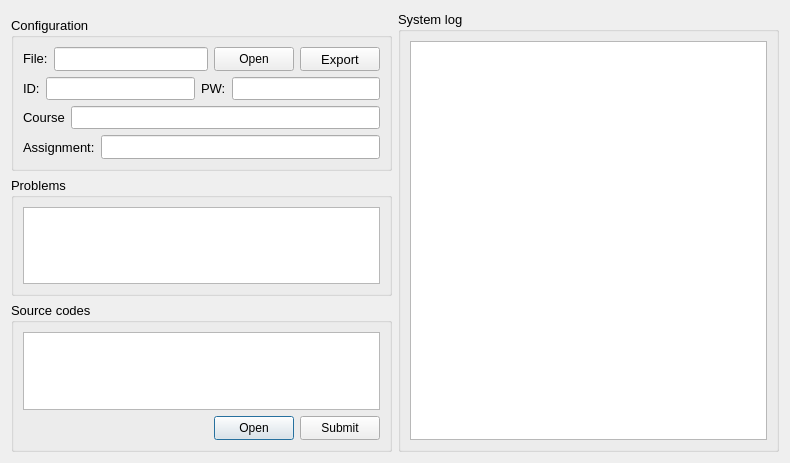
<?xml version="1.0" encoding="UTF-8"?>
<ui version="4.0">
 <class>Dialog</class>
 <widget class="QDialog" name="Dialog">
  <property name="geometry">
   <rect>
    <x>0</x>
    <y>0</y>
    <width>790</width>
    <height>463</height>
   </rect>
  </property>
  <property name="windowTitle">
   <string>Dialog</string>
  </property>
  <layout class="QGridLayout" name="gridLayout">
   <item row="3" column="0">
    <widget class="QGroupBox" name="groupBox_files">
     <property name="sizePolicy">
      <sizepolicy hsizetype="Preferred" vsizetype="Expanding">
       <horstretch>0</horstretch>
       <verstretch>0</verstretch>
      </sizepolicy>
     </property>
     <property name="font">
      <font>
       <family>Tahoma</family>
       <pointsize>10</pointsize>
      </font>
     </property>
     <property name="title">
      <string>Source codes</string>
     </property>
     <layout class="QVBoxLayout" name="verticalLayout_5">
      <item>
       <layout class="QVBoxLayout" name="verticalLayout_2">
        <item>
         <widget class="QTableWidget" name="tableWidget_files">
          <property name="sizePolicy">
           <sizepolicy hsizetype="Minimum" vsizetype="Expanding">
            <horstretch>0</horstretch>
            <verstretch>0</verstretch>
           </sizepolicy>
          </property>
         </widget>
        </item>
        <item>
         <layout class="QGridLayout" name="gridLayout_2">
          <item row="0" column="2">
           <widget class="QPushButton" name="pushButton_openFiles">
            <property name="minimumSize">
             <size>
              <width>0</width>
              <height>24</height>
             </size>
            </property>
            <property name="font">
             <font>
              <family>Tahoma</family>
              <pointsize>9</pointsize>
             </font>
            </property>
            <property name="text">
             <string>Open</string>
            </property>
           </widget>
          </item>
          <item row="0" column="0">
           <spacer name="horizontalSpacer">
            <property name="orientation">
             <enum>Qt::Horizontal</enum>
            </property>
            <property name="sizeType">
             <enum>QSizePolicy::Expanding</enum>
            </property>
            <property name="sizeHint" stdset="0">
             <size>
              <width>20</width>
              <height>20</height>
             </size>
            </property>
           </spacer>
          </item>
          <item row="0" column="3">
           <widget class="QPushButton" name="pushButton_submitFiles">
            <property name="minimumSize">
             <size>
              <width>0</width>
              <height>24</height>
             </size>
            </property>
            <property name="font">
             <font>
              <family>Tahoma</family>
              <pointsize>9</pointsize>
             </font>
            </property>
            <property name="text">
             <string>Submit</string>
            </property>
           </widget>
          </item>
          <item row="0" column="1">
           <spacer name="horizontalSpacer_2">
            <property name="orientation">
             <enum>Qt::Horizontal</enum>
            </property>
            <property name="sizeType">
             <enum>QSizePolicy::Expanding</enum>
            </property>
            <property name="sizeHint" stdset="0">
             <size>
              <width>40</width>
              <height>20</height>
             </size>
            </property>
           </spacer>
          </item>
         </layout>
        </item>
       </layout>
      </item>
     </layout>
    </widget>
   </item>
   <item row="0" column="1" rowspan="4">
    <widget class="QGroupBox" name="groupBox_systemlog">
     <property name="sizePolicy">
      <sizepolicy hsizetype="Preferred" vsizetype="Expanding">
       <horstretch>0</horstretch>
       <verstretch>0</verstretch>
      </sizepolicy>
     </property>
     <property name="font">
      <font>
       <family>Tahoma</family>
       <pointsize>10</pointsize>
      </font>
     </property>
     <property name="title">
      <string>System log</string>
     </property>
     <property name="flat">
      <bool>false</bool>
     </property>
     <layout class="QVBoxLayout" name="verticalLayout_3">
      <item>
       <widget class="QTextBrowser" name="textBrowser_syslog">
        <property name="sizePolicy">
         <sizepolicy hsizetype="Expanding" vsizetype="Expanding">
          <horstretch>0</horstretch>
          <verstretch>0</verstretch>
         </sizepolicy>
        </property>
        <property name="font">
         <font>
          <family>Consolas</family>
          <pointsize>9</pointsize>
         </font>
        </property>
       </widget>
      </item>
     </layout>
    </widget>
   </item>
   <item row="2" column="0">
    <widget class="QGroupBox" name="groupBox_problems">
     <property name="sizePolicy">
      <sizepolicy hsizetype="Preferred" vsizetype="Expanding">
       <horstretch>0</horstretch>
       <verstretch>0</verstretch>
      </sizepolicy>
     </property>
     <property name="font">
      <font>
       <family>Tahoma</family>
       <pointsize>10</pointsize>
      </font>
     </property>
     <property name="title">
      <string>Problems</string>
     </property>
     <layout class="QVBoxLayout" name="verticalLayout_4">
      <item>
       <widget class="QTableWidget" name="tableWidget_problems">
        <property name="sizePolicy">
         <sizepolicy hsizetype="Preferred" vsizetype="Expanding">
          <horstretch>0</horstretch>
          <verstretch>0</verstretch>
         </sizepolicy>
        </property>
       </widget>
      </item>
     </layout>
    </widget>
   </item>
   <item row="1" column="0">
    <widget class="QGroupBox" name="groupBox">
     <property name="font">
      <font>
       <family>Tahoma</family>
       <pointsize>10</pointsize>
      </font>
     </property>
     <property name="title">
      <string>Configuration</string>
     </property>
     <layout class="QVBoxLayout" name="verticalLayout_6">
      <item>
       <layout class="QVBoxLayout" name="verticalLayout">
        <item>
         <layout class="QHBoxLayout" name="horizontalLayout_4">
          <property name="sizeConstraint">
           <enum>QLayout::SetMinAndMaxSize</enum>
          </property>
          <item>
           <widget class="QLabel" name="label_6">
            <property name="sizePolicy">
             <sizepolicy hsizetype="Fixed" vsizetype="Fixed">
              <horstretch>0</horstretch>
              <verstretch>0</verstretch>
             </sizepolicy>
            </property>
            <property name="font">
             <font>
              <family>Tahoma</family>
              <pointsize>10</pointsize>
             </font>
            </property>
            <property name="text">
             <string>File:</string>
            </property>
           </widget>
          </item>
          <item>
           <widget class="QLineEdit" name="lineEdit_config">
            <property name="sizePolicy">
             <sizepolicy hsizetype="Expanding" vsizetype="Preferred">
              <horstretch>0</horstretch>
              <verstretch>0</verstretch>
             </sizepolicy>
            </property>
            <property name="font">
             <font>
              <family>Tahoma</family>
              <pointsize>10</pointsize>
             </font>
            </property>
           </widget>
          </item>
          <item>
           <widget class="QPushButton" name="pushButton_openConfig">
            <property name="minimumSize">
             <size>
              <width>0</width>
              <height>24</height>
             </size>
            </property>
            <property name="font">
             <font>
              <family>Tahoma</family>
              <pointsize>9</pointsize>
             </font>
            </property>
            <property name="text">
             <string>Open</string>
            </property>
           </widget>
          </item>
          <item>
           <widget class="QPushButton" name="pushButton_exportConfig">
            <property name="minimumSize">
             <size>
              <width>0</width>
              <height>24</height>
             </size>
            </property>
            <property name="font">
             <font>
              <family>Tahoma</family>
              <pointsize>10</pointsize>
             </font>
            </property>
            <property name="text">
             <string>Export</string>
            </property>
           </widget>
          </item>
         </layout>
        </item>
        <item>
         <layout class="QHBoxLayout" name="horizontalLayout_2">
          <property name="sizeConstraint">
           <enum>QLayout::SetMinimumSize</enum>
          </property>
          <item>
           <widget class="QLabel" name="label_id">
            <property name="sizePolicy">
             <sizepolicy hsizetype="Fixed" vsizetype="Preferred">
              <horstretch>0</horstretch>
              <verstretch>0</verstretch>
             </sizepolicy>
            </property>
            <property name="font">
             <font>
              <family>Tahoma</family>
              <pointsize>10</pointsize>
             </font>
            </property>
            <property name="text">
             <string>ID:</string>
            </property>
           </widget>
          </item>
          <item>
           <widget class="QLineEdit" name="lineEdit_id">
            <property name="sizePolicy">
             <sizepolicy hsizetype="Expanding" vsizetype="Preferred">
              <horstretch>0</horstretch>
              <verstretch>0</verstretch>
             </sizepolicy>
            </property>
            <property name="font">
             <font>
              <family>Tahoma</family>
              <pointsize>10</pointsize>
             </font>
            </property>
           </widget>
          </item>
          <item>
           <widget class="QLabel" name="label_pw">
            <property name="sizePolicy">
             <sizepolicy hsizetype="Fixed" vsizetype="Preferred">
              <horstretch>0</horstretch>
              <verstretch>0</verstretch>
             </sizepolicy>
            </property>
            <property name="font">
             <font>
              <family>Tahoma</family>
              <pointsize>10</pointsize>
             </font>
            </property>
            <property name="text">
             <string>PW:</string>
            </property>
           </widget>
          </item>
          <item>
           <widget class="QLineEdit" name="lineEdit_pw">
            <property name="sizePolicy">
             <sizepolicy hsizetype="Expanding" vsizetype="Preferred">
              <horstretch>0</horstretch>
              <verstretch>0</verstretch>
             </sizepolicy>
            </property>
            <property name="font">
             <font>
              <family>Tahoma</family>
              <pointsize>10</pointsize>
             </font>
            </property>
           </widget>
          </item>
         </layout>
        </item>
        <item>
         <layout class="QHBoxLayout" name="horizontalLayout_1">
          <property name="sizeConstraint">
           <enum>QLayout::SetMinAndMaxSize</enum>
          </property>
          <item>
           <widget class="QLabel" name="label_4">
            <property name="sizePolicy">
             <sizepolicy hsizetype="Fixed" vsizetype="Fixed">
              <horstretch>0</horstretch>
              <verstretch>0</verstretch>
             </sizepolicy>
            </property>
            <property name="font">
             <font>
              <family>Tahoma</family>
              <pointsize>10</pointsize>
             </font>
            </property>
            <property name="text">
             <string>Course</string>
            </property>
           </widget>
          </item>
          <item>
           <widget class="QLineEdit" name="lineEdit_course">
            <property name="sizePolicy">
             <sizepolicy hsizetype="Preferred" vsizetype="Preferred">
              <horstretch>0</horstretch>
              <verstretch>0</verstretch>
             </sizepolicy>
            </property>
            <property name="font">
             <font>
              <family>Tahoma</family>
              <pointsize>10</pointsize>
             </font>
            </property>
           </widget>
          </item>
         </layout>
        </item>
        <item>
         <layout class="QHBoxLayout" name="horizontalLayout_3">
          <item>
           <widget class="QLabel" name="label_3">
            <property name="sizePolicy">
             <sizepolicy hsizetype="Fixed" vsizetype="Preferred">
              <horstretch>0</horstretch>
              <verstretch>0</verstretch>
             </sizepolicy>
            </property>
            <property name="font">
             <font>
              <family>Tahoma</family>
              <pointsize>10</pointsize>
             </font>
            </property>
            <property name="text">
             <string>Assignment:</string>
            </property>
           </widget>
          </item>
          <item>
           <widget class="QLineEdit" name="lineEdit_assignment">
            <property name="sizePolicy">
             <sizepolicy hsizetype="Preferred" vsizetype="Preferred">
              <horstretch>0</horstretch>
              <verstretch>0</verstretch>
             </sizepolicy>
            </property>
            <property name="minimumSize">
             <size>
              <width>0</width>
              <height>24</height>
             </size>
            </property>
            <property name="font">
             <font>
              <family>Tahoma</family>
              <pointsize>10</pointsize>
             </font>
            </property>
           </widget>
          </item>
         </layout>
        </item>
       </layout>
      </item>
     </layout>
    </widget>
   </item>
  </layout>
 </widget>
 <resources/>
 <connections/>
</ui>
